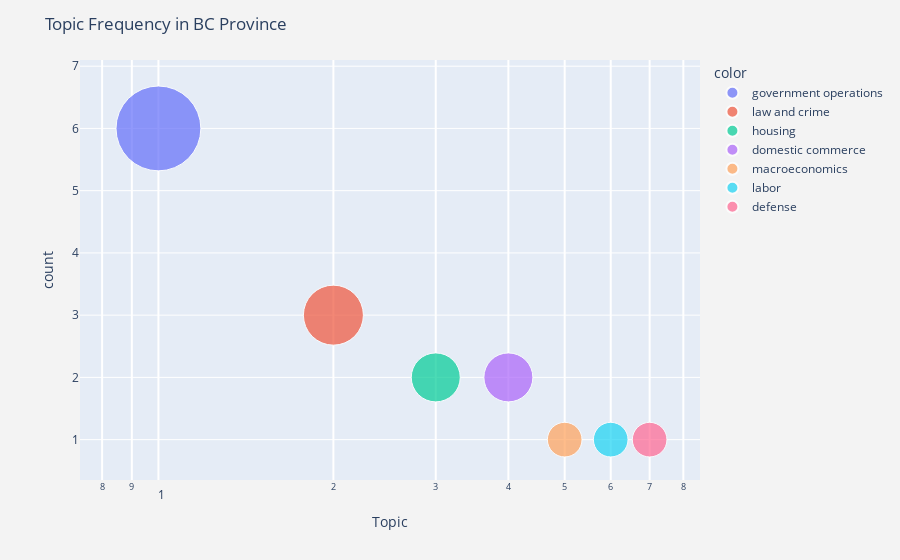

Write notebook code for a chart like this one.
### Code cell
import plotly.express as px

#BC Topic Scatter Plot
url = "https://goverlytics.p.rapidapi.com/division-legislation/ca/bc?page=1"
querystring = {"include_summary":"true","include_text":"true","include_actions":"true","include_votes":"true"}
headers = {
    'x-rapidapi-host': "goverlytics.p.rapidapi.com",
    'x-rapidapi-key': "9683493469msh237d2eccd560f26p17fef0jsn788326025e1f"
    }
response = requests.request("GET", url, headers=headers, params=querystring)
bc_Legislation_json = response.json()
bc_Legislation_dic = dict(bc_Legislation_json)
bc_Legislation_df = pd.json_normalize(bc_Legislation_json['data'])
bc_Legislation_table = bc_Legislation_df
bc_Legislation_dic['pagination']['next_url']
url_0 = "https://goverlytics.p.rapidapi.com/division-legislation/ca/bc?page="
page_num = 2
while bc_Legislation_dic['pagination']['next_url']:
    new_url = url_0 + str(page_num)
    page_num += 1
    response = requests.request("GET", new_url, headers=headers, params=querystring)
    bc_Legislation_json = response.json()
    bc_Legislation_dic = dict(bc_Legislation_json)
    bc_Legislation_df = pd.json_normalize(bc_Legislation_json['data'])
    bc_Legislation_table = bc_Legislation_table.append(bc_Legislation_df, ignore_index=True)

BC_topic = bc_Legislation_table['topic']
topic_dic = dict()
for topic in BC_topic:
    if topic in topic_dic:
        topic_dic[topic] += 1
    else:
        topic_dic[topic] = 1
BC_df = pd.DataFrame(list(topic_dic.items()),columns = ['topic','count'])
BC_df = BC_df.sort_values(by=BC_df.columns[1], ascending=[False])
BC_df['ind'] = range(1, len(BC_df) + 1)
BC_df

topiclist=list(BC_df['topic'])
frequencylist=list(BC_df['count'])
indexlist=list(BC_df['ind'])
text=[]
for i in range(len(topiclist)):
    c=str(topiclist[i])+'<br>count:'+(str(frequencylist[i]))
    text.append(c)
fig14 = px.scatter(BC_df, x="ind", y="count",size="count",
                  log_x=True,
                 size_max=60,
                color=topiclist)#[i*10 for i in frequencylist])
fig14.update_layout(
    title='Topic Frequency in BC Province',
    xaxis=dict(
        title='Topic',
        gridcolor='white',
        type='log',
        gridwidth=2,
    ),
    paper_bgcolor='rgb(243, 243, 243)')

fig14.update_traces(
    hovertemplate="<br>".join([
        "count: %{y}"
    ])
)
fig14.show()

### Figure 1 — Plotly figure (JSON) as saved in the notebook; plotly's stock layout.template omitted (floating-point values rounded to 4 significant figures)
{"data": [{"hovertemplate": "count: %{y}", "legendgroup": "government operations", "marker": {"color": "#636efa", "size": [6], "sizemode": "area", "sizeref": 0.001667, "symbol": "circle"}, "mode": "markers", "name": "government operations", "orientation": "v", "showlegend": true, "type": "scatter", "x": [1], "xaxis": "x", "y": [6], "yaxis": "y"}, {"hovertemplate": "count: %{y}", "legendgroup": "law and crime", "marker": {"color": "#EF553B", "size": [3], "sizemode": "area", "sizeref": 0.001667, "symbol": "circle"}, "mode": "markers", "name": "law and crime", "orientation": "v", "showlegend": true, "type": "scatter", "x": [2], "xaxis": "x", "y": [3], "yaxis": "y"}, {"hovertemplate": "count: %{y}", "legendgroup": "housing", "marker": {"color": "#00cc96", "size": [2], "sizemode": "area", "sizeref": 0.001667, "symbol": "circle"}, "mode": "markers", "name": "housing", "orientation": "v", "showlegend": true, "type": "scatter", "x": [3], "xaxis": "x", "y": [2], "yaxis": "y"}, {"hovertemplate": "count: %{y}", "legendgroup": "domestic commerce", "marker": {"color": "#ab63fa", "size": [2], "sizemode": "area", "sizeref": 0.001667, "symbol": "circle"}, "mode": "markers", "name": "domestic commerce", "orientation": "v", "showlegend": true, "type": "scatter", "x": [4], "xaxis": "x", "y": [2], "yaxis": "y"}, {"hovertemplate": "count: %{y}", "legendgroup": "macroeconomics", "marker": {"color": "#FFA15A", "size": [1], "sizemode": "area", "sizeref": 0.001667, "symbol": "circle"}, "mode": "markers", "name": "macroeconomics", "orientation": "v", "showlegend": true, "type": "scatter", "x": [5], "xaxis": "x", "y": [1], "yaxis": "y"}, {"hovertemplate": "count: %{y}", "legendgroup": "labor", "marker": {"color": "#19d3f3", "size": [1], "sizemode": "area", "sizeref": 0.001667, "symbol": "circle"}, "mode": "markers", "name": "labor", "orientation": "v", "showlegend": true, "type": "scatter", "x": [6], "xaxis": "x", "y": [1], "yaxis": "y"}, {"hovertemplate": "count: %{y}", "legendgroup": "defense", "marker": {"color": "#FF6692", "size": [1], "sizemode": "area", "sizeref": 0.001667, "symbol": "circle"}, "mode": "markers", "name": "defense", "orientation": "v", "showlegend": true, "type": "scatter", "x": [7], "xaxis": "x", "y": [1], "yaxis": "y"}], "layout": {"autosize": true, "legend": {"itemsizing": "constant", "title": {"text": "color"}, "tracegroupgap": 0}, "margin": {"t": 60}, "paper_bgcolor": "rgb(243, 243, 243)", "title": {"text": "Topic Frequency in BC Province"}, "xaxis": {"anchor": "y", "autorange": true, "domain": [0, 1], "gridcolor": "white", "gridwidth": 2, "range": [-0.1221, 0.926], "title": {"text": "Topic"}, "type": "log"}, "yaxis": {"anchor": "x", "autorange": true, "domain": [0, 1], "range": [-0.1572, 8.227], "title": {"text": "count"}, "type": "linear"}}}
